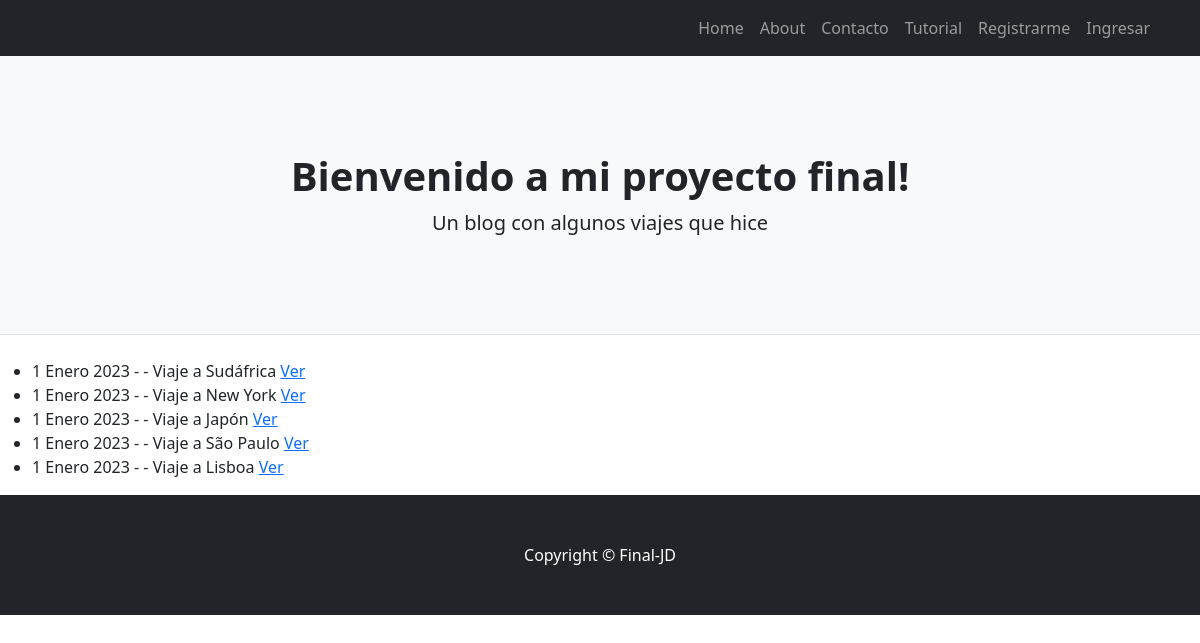
/proyecto-final/listar/, run on the app's committed database.
### proyecto_final/models.py (models this page shows)
class Post(models.Model):
    titulo= models.CharField(max_length=100)
    subtitulo= models.CharField(max_length=100)
    texto= models.TextField(max_length=3000)
    publicado_el= models.DateField()
    imagen= models.ImageField(upload_to="posteos", null="True", blank="True")

### proyecto_final/views.py (the view)
# urls.py: path('proyecto-final/listar/', PostListar.as_view(), name="proyecto-final-listar"),
class PostListar(ListView):
    model= Post

### proyecto_final/templates/proyecto_final/post_list.html (shortened to what this page needs)
{% extends 'proyecto_final/base.html' %}
{% block contenido %}
<ul>
{% for post in object_list %}
    <li>
        {{post.publicado_el}} - - {{post.titulo}}
        <a href="{% url 'proyecto-final-detalle' post.id %}">Ver</a>
    </li>
{% endfor %}
</ul>
{% endblock %}

### data on the page
Post: publicado_el "1 Enero 2023", titulo "Viaje a Sudáfrica"
Post: publicado_el "1 Enero 2023", titulo "Viaje a New York"
Post: publicado_el "1 Enero 2023", titulo "Viaje a Japón"
Post: publicado_el "1 Enero 2023", titulo "Viaje a São Paulo"
Post: publicado_el "1 Enero 2023", titulo "Viaje a Lisboa"
